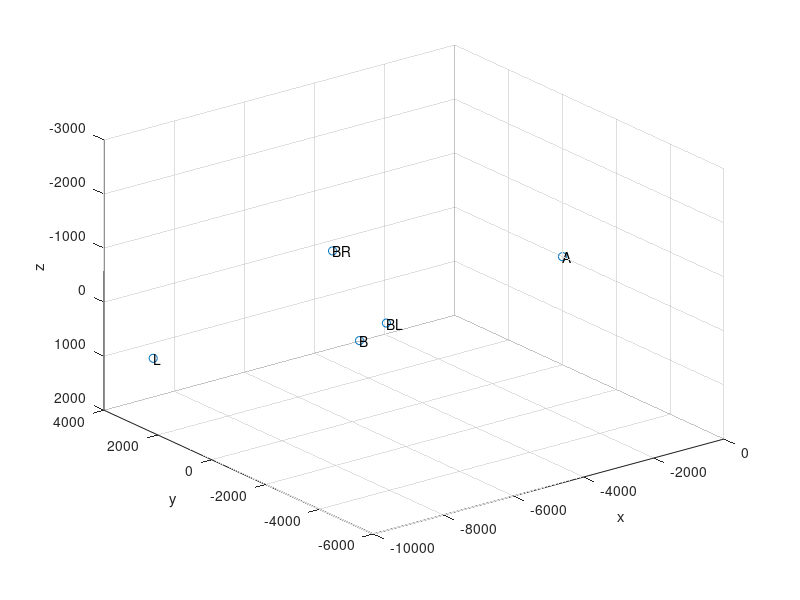

Recreate this plot in MATLAB.
%xyz
A1=[0 0 0];
B=[-8588, -3650, -792];
L=[-9040, 3424, 1076];
BL=[-8588, -3650-1000, -792 + -554];
BR=[-8588, -3650+1000, -792 + -1430];

M=[A1; B; L; BL; BR];
X=M(:, 1);
Y=M(:, 2);
Z=M(:, 3);

figure
%hold on
r=plot3(X, Y, Z, 'o');

text(X(1), Y(1), Z(1), 'A1')
text(X(2), Y(2), Z(2), 'B')
text(X(3), Y(3), Z(3), 'L')
text(X(4), Y(4), Z(4), 'BL')
text(X(5), Y(5), Z(5), 'BR')
grid on
shg

set(gca, 'zdir', 'reverse')
xlabel('x')
ylabel('y')
zlabel('z')

get(gca, 'view')